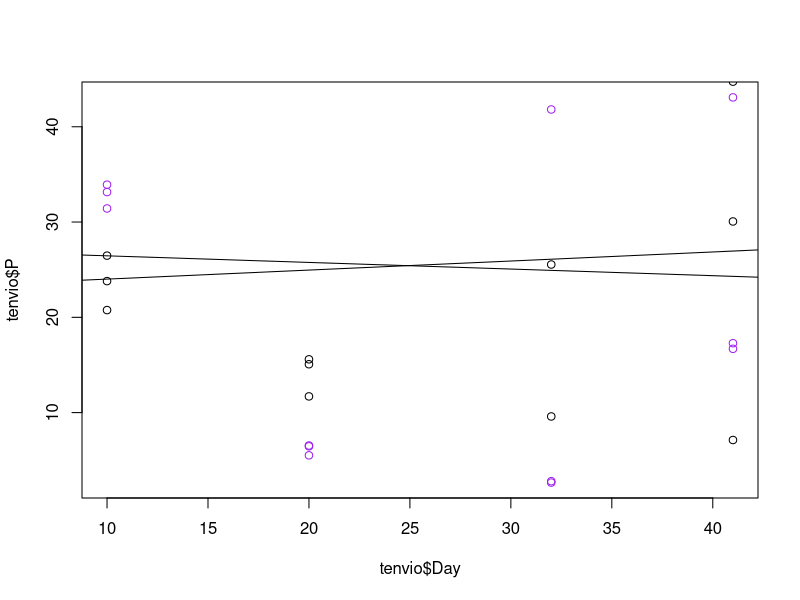
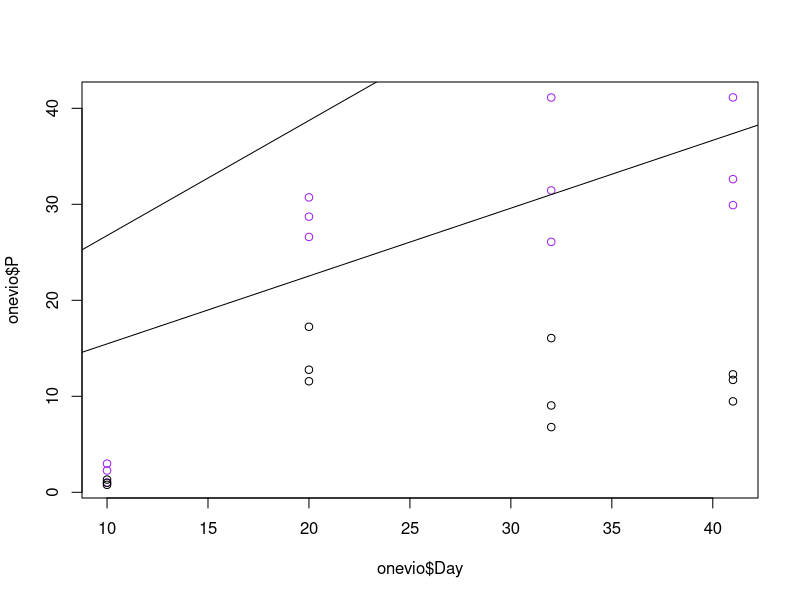

Here is the R script that generated these plots, in order:
# Starvation Violacein Analysis
# Jared Brewer
# Created: July 21, 2015
# Modified: July 21, 2015

# First, set your working directory, it doesn't necessarily matter where it is.
# Format is setwd ("directory")
# e.g. setwd("~/GitHub/JanthinoViol/data)

# Import the two data files that are being used here. In this case, it is the separate data from both one and ten day cultures.
# This could get messy.
tenvio <- read.csv("./StarvationViolacein_TenDay_07212015_WJB.csv", header = T)
onevio <- read.csv("./StarvationViolacein_OneDay_07212015_WJB.csv", header = T)

# This will plot the relevant points.
plot(tenvio$Day, tenvio$P, col='purple')
points(tenvio$Day, tenvio$W, col='black')
abline(lm(Day~P, data=tenvio, col='purple'))
abline(lm(Day~W, data=tenvio, col='black'))
# So, that doesn't look like anything worthwhile. I must wonder why.
# Could a bar plot be a better representation of the data? 

# Run a regression and look for differences, one at a time.
tenvioP.reg <- lm(Day~P, data=tenvio)
summary(tenvioP.reg)
# Non-signficant P-value here. I'm not sure what else could be done.
# Caveat: I'm not convinced that violacein is a linear function of cell density?

tenvioW.reg <- lm(Day~W, data=tenvio)
summary(tenvioW.reg)
# Same here. No signficant result. What now? Since they are not linear, is there a good way to normalize?
# Stuck.

plot(onevio$Day, onevio$P, col='purple')
points(onevio$Day, onevio$W, col='black')
abline(lm(Day~P, data=onevio, col='purple'))
abline(lm(Day~W, data=onevio, col='black'))

onevioP.reg <- lm(Day~P, data=onevio)
summary(onevioP.reg)

onevioW.reg <- lm(Day~W, data=onevio)
summary(onevioW.reg)

# These are WAY better than the ten day ones. I wonder why that is. 
# I'm at another impasse.